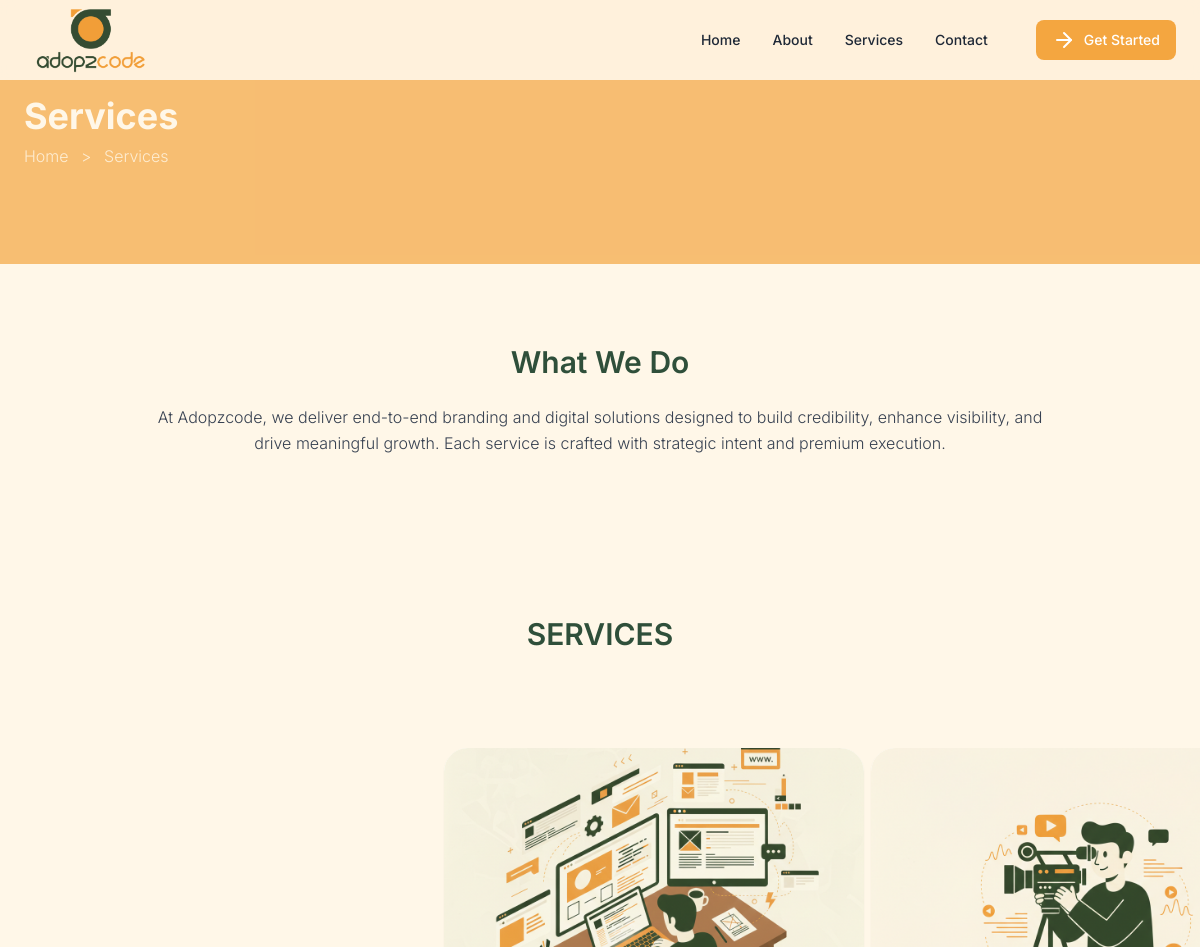
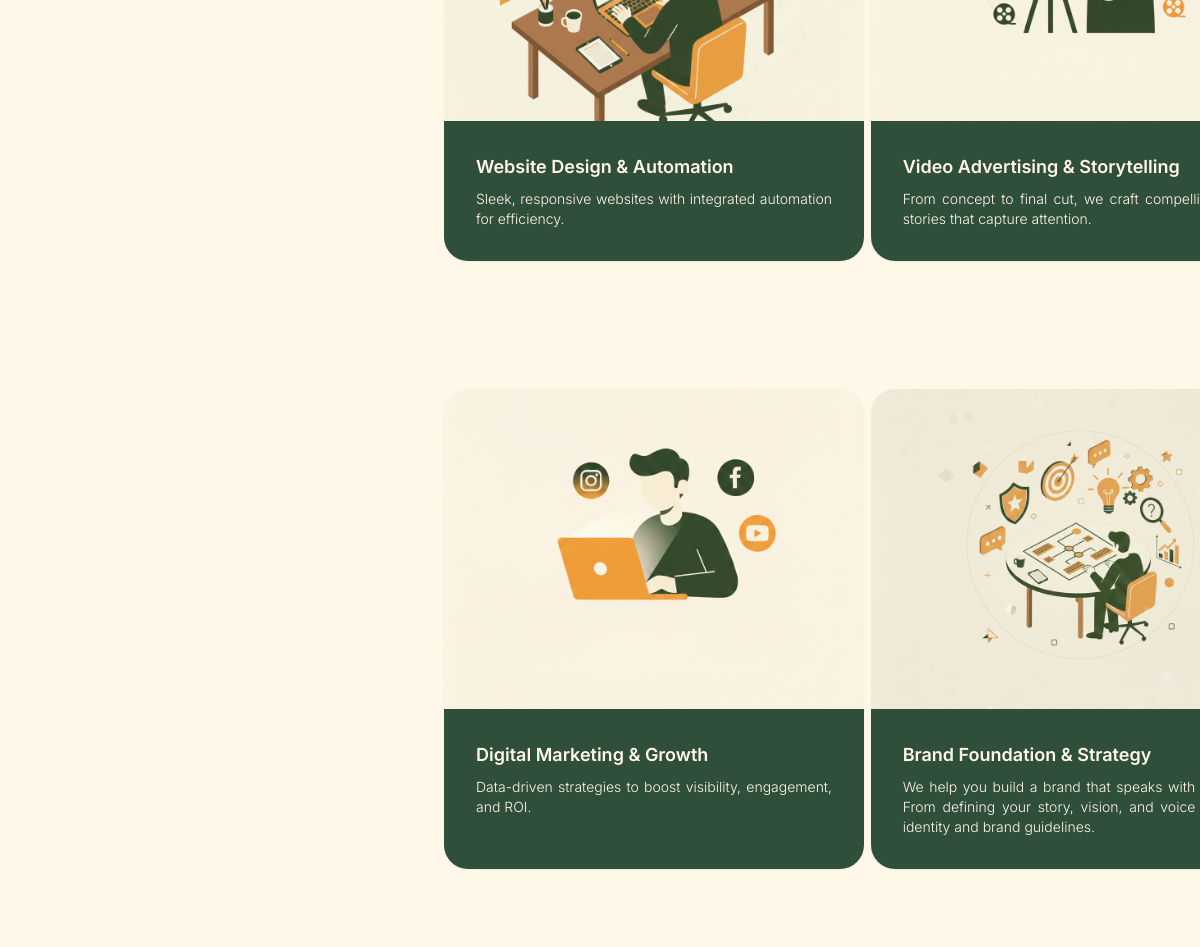
The page /services/ (upper part) on the database as committed earlier (2 pictures, top to bottom).
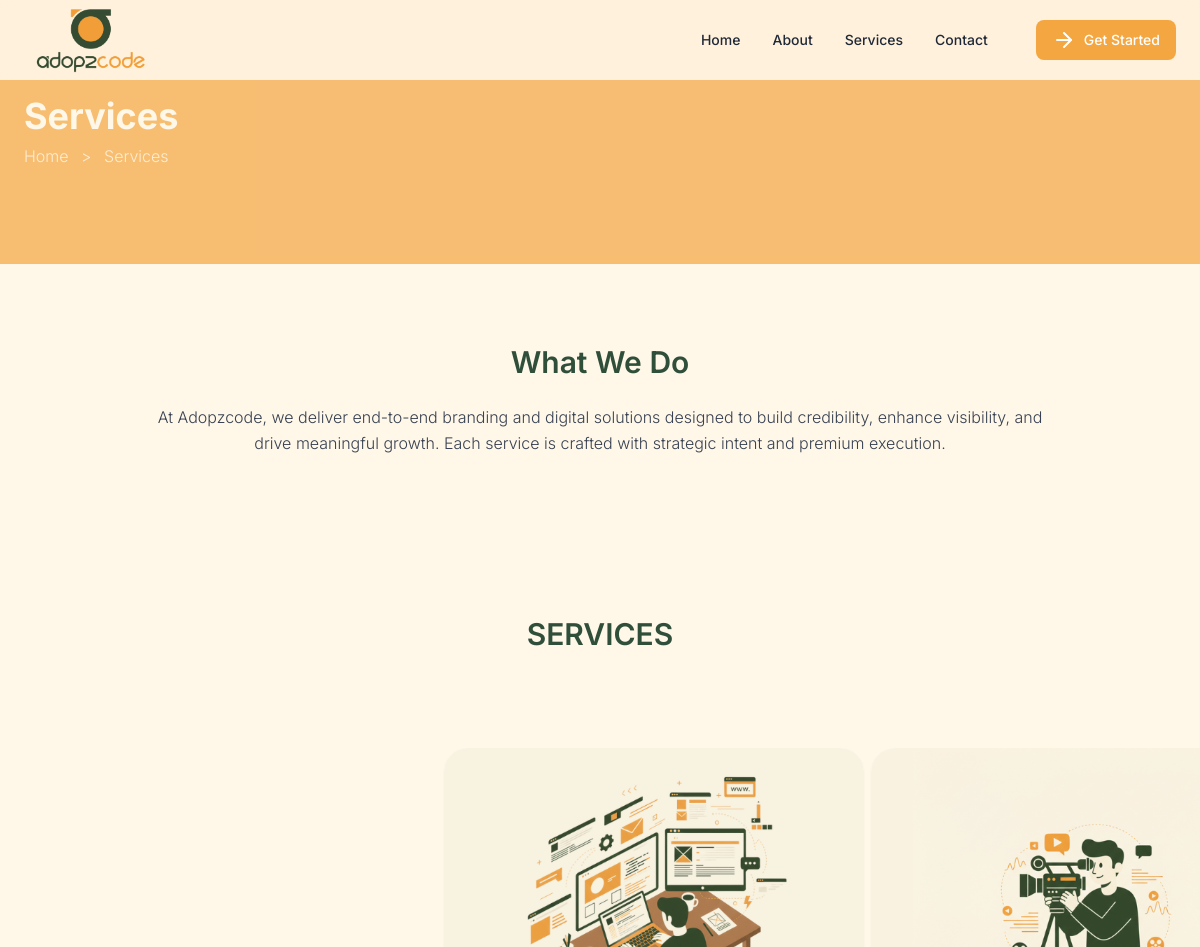
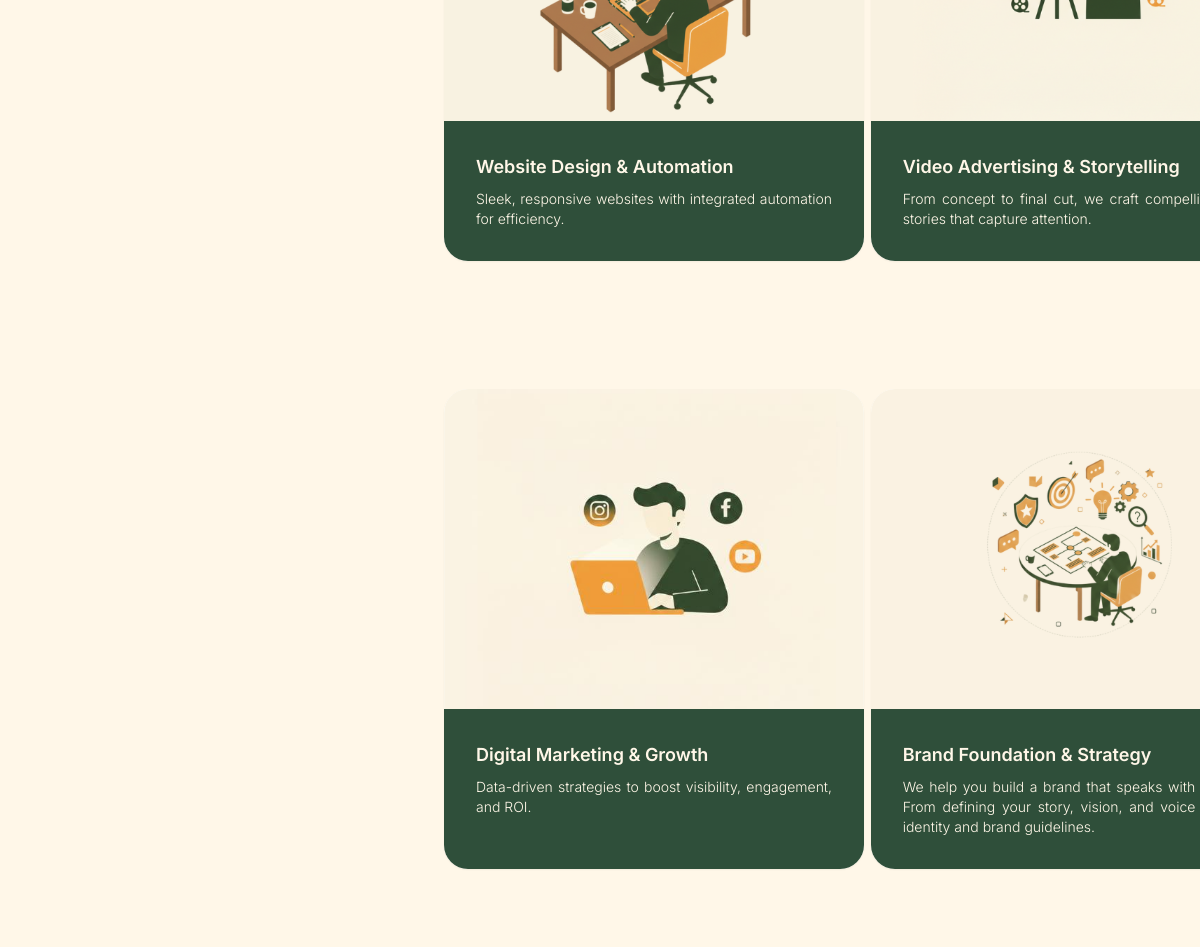
The same page on the database as committed later (2 pictures, top to bottom).
### app/models.py (models this page shows, shortened)
class Service(models.Model):
    image = models.ImageField(upload_to='images/')
    title = models.CharField(max_length=200)
    description = models.TextField()
    class Meta:
        verbose_name = "Service"
        verbose_name_plural = "Services"

### app/views.py (the view)
# urls.py: path('services/',views.services, name='services'),
def services(request):
    service=Service.objects.only('image','title','description')
    context={
        'service':service
        }
    return render(request, 'services.html',context)

### app/templates/services.html (shortened to what this page needs)
{% extends "base.html" %}
{% block content %}
<section class="relative bg-cover bg-center">
    <div class="absolute inset-0 bg-orangebrand/70"></div>
    <div class="relative max-w-7xl mx-auto px-6 py-24">
        <h1 class="text-4xl font-bold text-cream">Services</h1>
        <p class="mt-2 text-cream/80">Home <span class="mx-2">></span> Services</p>
    </div>
</section>
<section class="max-w-7xl mx-auto px-6 py-20 text-center">
    <div data-aos="fade-up" class="max-w-4xl mx-auto">
        <h2 class="text-3xl font-semibold text-darkgreen mb-6">
            What We Do
        </h2>
        <p class="text-gray-700 leading-relaxed">
            At Adopzcode, we deliver end-to-end branding and digital solutions designed to
            build credibility, enhance visibility, and drive meaningful growth. Each service
            is crafted with strategic intent and premium execution.
        </p>
    </div>
</section>
<section class="max-w-7xl mx-auto px-6 py-20">
    <h2 class="text-3xl font-semibold text-darkgreen text-center mb-24 uppercase">
        Services
    </h2>
    <div class="grid grid-cols-1 sm:grid-cols-2 lg:grid-cols-3 gap-32 ">
        {% for s in service %}
        <div data-aos="slide-left" class="snap-center min-w-[320px] md:min-w-[380px] lg:min-w-[420px]
         group rounded-3xl overflow-hidden bg-white shadow-sm
         hover:shadow-xl transition">
            <div class="relative w-full h-80 overflow-hidden">
                <img src="{{ s.image.url }}" alt="{{ s.title }}" class="absolute inset-0 w-full h-full object-cover object-center
             transition-transform duration-500 group-hover:scale-105">
            </div>
            <div class="p-8 bg-darkgreen h-full">
                <h3 class="text-lg font-semibold text-cream mb-2">
                    {{ s.title }}
                </h3>
                <p class="text-sm text-cream text-justify">
                    {{ s.description }}
                </p>
            </div>
        </div>
        {% endfor %}
    </div>
</section>
{% endblock %}

### app/templates/base.html (shortened to what this page needs)
{% load static %}
<!DOCTYPE html>
<html lang="en">
<head>
    <script src="https://cdn.tailwindcss.com"></script>
    <link href="https://unpkg.com/aos@2.3.1/dist/aos.css" rel="stylesheet">
</head>
<body class="bg-cream font-inter text-gray-800">
    <header id="navbar" class="fixed top-0 left-0 w-full z-50 bg-cream/90 backdrop-blur transition-all duration-300">
        <nav class="max-w-7xl mx-auto px-6 flex items-center justify-between">
            <a href="{% url 'home' %}" class="flex items-center gap-2">
                <img src="{% static 'images/logo.png' %}" alt="Adopzcode Logo" class="h-20 w-auto object-contain">
            </a>
            <div class="hidden md:flex items-center gap-8 text-sm font-medium">
                <a href="{% url 'home' %}" class="hover:text-orangebrand transition">Home</a>
                <a href="{% url 'about' %}" class="hover:text-orangebrand transition">About</a>
                <a href="{% url 'services' %}" class="hover:text-orangebrand transition">Services</a>
                <a href="{% url 'contact' %}" class="hover:text-orangebrand transition">Contact</a>
                <a href="{% url 'contact' %}"
                    class="ml-4 inline-flex items-center gap-2 bg-orangebrand text-white px-4 py-2 rounded-lg hover:bg-darkgreen transition">
                    <i data-lucide="arrow-right"></i>
                    Get Started
                </a>
            </div>
        </nav>
    </header>
    <main data-aos="fade-up" data-aos-duration="800">
        {% block content %}{% endblock %}
    </main>
</body>
</html>

### app/templates/base.html (style rules this page uses)
body, html { scroll-behavior: smooth; margin: 0; padding: 0; overflow-x: hidden; }
html, body { font-family: 'Poppins', sans-serif; font-weight: 300; -webkit-font-smoothing: antialiased; -moz-osx-font-smoothing: grayscale; }
h1, h2, h3, h4 { font-weight: 400; }
p, li { font-weight: 300; }

Rows that differ between the two databases and show on the page:
changed Service "Website Design & Automation": image: a different picture
changed Service "Video Advertising & Storytelling": image: a different picture
changed Service "Digital Marketing & Growth": image: a different picture
changed Service "Brand Foundation & Strategy": image: a different picture
